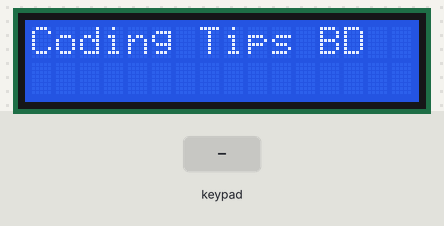
Simulated run of this sketch. Board: Arduino Uno, built with avr-gcc and run on an emulated ATmega328P. On the bench: 16×2 character LCD. The inputs (shaded band) are chosen by the test bench.

Above: at 0.1 s.
9.3 s: keypad keys 0 1 2 3 # pressed 0.4 s apart
At 12.1 s:
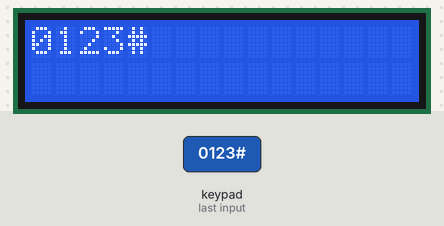
12.8 s: key 'A' pressed
At 13.5 s:
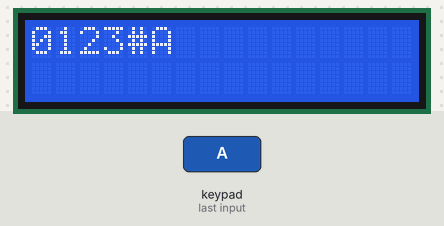
14.3 s: key 'B' pressed
At 14.7 s:
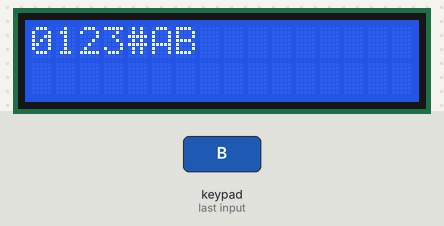
15.8 s: keypad keys 0 1 2 3 * pressed 0.4 s apart
At 18.3 s:
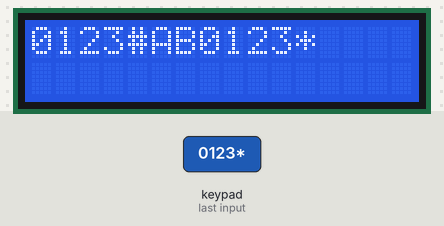
19.3 s: key 'C' pressed
At 20.5 s:
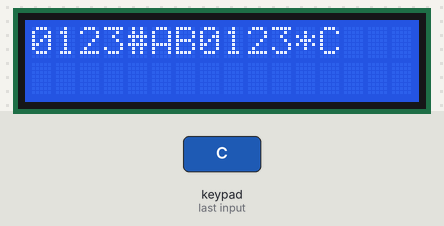
20.8 s: key '*' pressed
At 21.8 s:
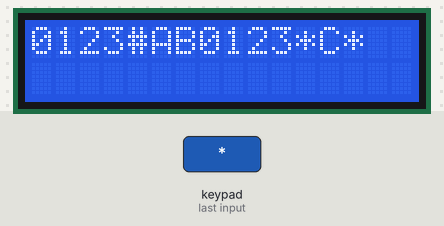
Timing chart, 0 to 23.3 s (numbered marks = the images above; inputs shaded):
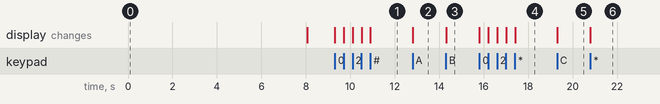

The sketch:

4x4_keypad_arduino.ino
```cpp
#include <Keypad.h>
#include <LiquidCrystal.h>

const byte ROWS = 4; //four rows
const byte COLS = 4; //four columns
//define the the buttons of the keypads
char hexaKeys[ROWS][COLS] = {
                             {'1','2','3','A'},
                             {'4','5','6','B'},
                             {'7','8','9','C'},
                             {'*','0','#','D'}
                                              };
byte rowPins[ROWS] = {0, 1, 2, 3};
byte colPins[COLS] = {4, 5, 6, 7};

//initialize an instance of class NewKeypad
Keypad customKeypad = Keypad( makeKeymap(hexaKeys), rowPins, colPins, ROWS, COLS);
LiquidCrystal lcd(13, 12, 11, 10, 9, 8);


void setup()
{
  lcd.begin(16, 2);
  lcd.print("Coding Tips BD");
  delay(8000);
  lcd.clear();
  lcd.setCursor(0, 0);
}


void loop()
{

  char customKey = customKeypad.getKey();

  if (customKey)
  {
    lcd.print(customKey);
  }
}
```

Measured:
- after the input at 9.3 s, the display: first changes at once (image 1 shows a later state)
- after the input at 12.8 s, the display: changes at once (image 2)
- after the input at 14.3 s, the display: changes at once (image 3)
- after the input at 15.8 s, the display: first changes at once (image 4 shows a later state)
- after the input at 19.3 s, the display: changes at once (image 5)
- after the input at 20.8 s, the display: changes at once (image 6)
